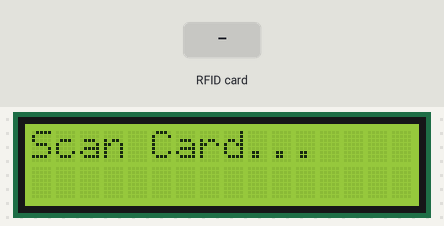
A sketch run on a simulated Arduino Uno, built with avr-gcc and run on an emulated ATmega328P. On the bench: 16×2 character LCD. Inputs (shaded band) come from the test bench. What the sketch prints to the serial monitor is not drawn.

Above: at 1.3 s.
1.4 s: RFID card 5E 7A 19 C4 held to the reader
At 1.8 s:
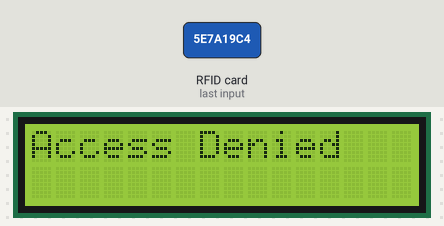
Timing chart, 0 to 4.4 s (numbered marks = the images above; inputs shaded):
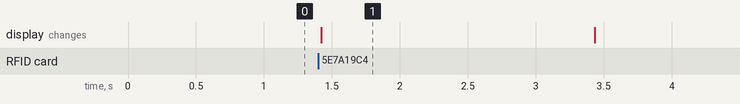

Measured:
- after the input at 1.4 s, the display: changes at once (image 1)
- what the display in image 1 shows lasts 2.0 s, from 1.4 s to 3.4 s

The sketch:

attendance_dashboard_using_rfid.ino
```cpp
#include <SPI.h>
#include <MFRC522.h>
#include <Wire.h>
#include <LiquidCrystal_I2C.h>

#define SS_PIN 10
#define RST_PIN 9

MFRC522 rfid(SS_PIN, RST_PIN);
LiquidCrystal_I2C lcd(0x27, 16, 2);

// ===== STUDENTS =====
struct Student {
  String uid;
  String name;
  bool isInside;
  int count;
};

Student students[] = {
  {"1 C4 8 5", "Berry", false, 0},
};

int totalStudents = sizeof(students) / sizeof(students[0]);

void setup() {
  Serial.begin(9600);
  SPI.begin();
  rfid.PCD_Init();

  lcd.init();
  lcd.backlight();

  lcd.print("Scan Card...");
}

void loop() {

  if (!rfid.PICC_IsNewCardPresent()) return;
  if (!rfid.PICC_ReadCardSerial()) return;

  String uid = "";

  for (byte i = 0; i < rfid.uid.size; i++) {
    uid += String(rfid.uid.uidByte[i], HEX);
    uid += " ";
  }

  uid.toUpperCase();
  uid.trim();

  for (int i = 0; i < totalStudents; i++) {

    if (uid == students[i].uid) {

      students[i].count++;

      lcd.clear();
      lcd.print(students[i].name);

      if (!students[i].isInside) {
        students[i].isInside = true;

        lcd.setCursor(0, 1);
        lcd.print("Check-IN");

        Serial.println(students[i].name + ",IN," + String(students[i].count));

      } else {
        students[i].isInside = false;

        lcd.setCursor(0, 1);
        lcd.print("Check-OUT");

        Serial.println(students[i].name + ",OUT," + String(students[i].count));
      }

      delay(2000);
      lcd.clear();
      lcd.print("Scan Card...");
      return;
    }
  }

  // Unknown card
  lcd.clear();
  lcd.print("Access Denied");
  Serial.println("UNKNOWN,NA,0");

  delay(2000);
  lcd.clear();
  lcd.print("Scan Card...");
}
```
